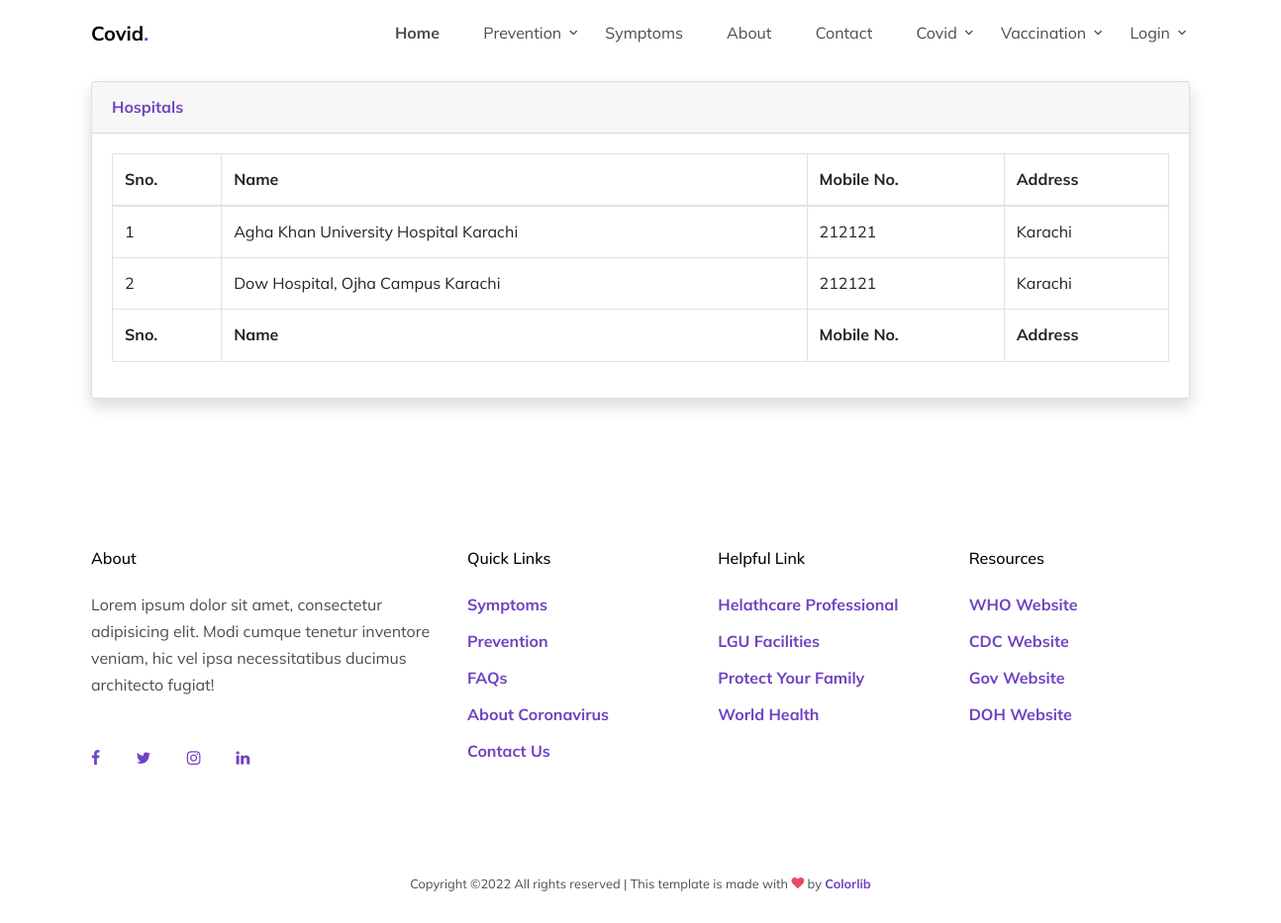
Screenshot of /hospital.php with the database file from the repository.
### tables this page shows
CREATE TABLE `hospital` (
  `hid` int(11) NOT NULL,
  `hname` varchar(100) NOT NULL,
  `hemail` varchar(20) NOT NULL,
  `hpassword` varchar(20) NOT NULL,
  `hphone` int(11) NOT NULL,
  `haddress` varchar(50) NOT NULL
);

### hospital.php (the view)
<?php include "header.php"; ?>
<br>
<br>
<br>
<div class="container">
    <div class="card shadow mb-4">
        <div class="card-header py-3">
            <h6 class="m-0 font-weight-bold text-primary">Hospitals</h6>
        </div>
        <div class="card-body">
            <div class="table-responsive">
                <table class="table table-bordered" id="dataTable" width="100%" cellspacing="0">
                    <thead>
                        <tr>
                            <th>Sno.</th>
                            <th>Name</th>
                            <th>Mobile No.</th>
                            <th>Address</th>
                        </tr>
                    </thead>
                    <tfoot>
                        <tr>
                            <th>Sno.</th>
                            <th>Name</th>
                            <th>Mobile No.</th>
                            <th>Address</th>
                        </tr>
                    </tfoot>
                    <tbody>
                        <?php
                        include "config.php";
                        $query = mysqli_query($conn, "SELECT * FROM `hospital`");
                        $cnt = 1;
                        while ($row = mysqli_fetch_array($query)) {
                        ?>
                            <tr>
                                <td>
                                    <?php echo $cnt++; ?>
                                </td>
                                <td>
                                    <?php echo $row['hname']; ?>
                                </td>
                                <td>
                                    <?php echo $row['hphone']; ?>
                                </td>
                                <td>
                                    <?php echo $row['haddress']; ?>
                                </td>
                            </tr>
                        <?php } ?>
                    </tbody>
                </table>
            </div>
        </div>
    </div>
</div>
<?php include "footer.php"; ?>

### css/style.css (style rules this page uses)
html { overflow-x: hidden; }
body { line-height: 1.7; color: gray; font-weight: 400; font-size: 1rem; }
body:after { -webkit-transition: .3s all ease-in-out; -o-transition: .3s all ease-in-out; transition: .3s all ease-in-out; }

### rows the page displays
hospital: hname "Agha Khan University Hospital Karachi", hphone "212121", haddress "Karachi"
hospital: hname "Dow Hospital, Ojha Campus Karachi", hphone "212121", haddress "Karachi"
